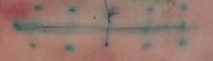
#> input picture src/SA_20220317-113139_incision_crop_0.jpg, 213 x 61 px
$ python -i detector.py   (imports and definitions only)
#> lines starting #> are read from the running program, lines starting #| are printed output that depends on the picture; after the words box and inside, x2 and y2 are one past the last pixel; in counts of white or black regions, pixels touching at a corner belong together
import numpy as np
import cv2 as cv
from skimage.transform import probabilistic_hough_line

def horizontal_line_detection(PATH_TO_FILE):
    img = cv.imread(PATH_TO_FILE)
    gray = cv.cvtColor(img, cv.COLOR_BGR2GRAY)
    h, w = gray.shape
    w = int(w * 2)
    h = int(h * 2)
    gray = cv.resize(gray, (w, h), interpolation=cv.INTER_CUBIC)
    th = cv.adaptiveThreshold(gray, 255, cv.ADAPTIVE_THRESH_GAUSSIAN_C, cv.THRESH_BINARY_INV, 17, 2)
    lines = cv.HoughLinesP(th, 1, np.pi / 180, 150, w * 0.75, w*0.1)
    lines_list = []
    if lines is not None:
        for line in lines:
            lines_list.append(line)

    else:
        print('No incision to detect in image ' + str(PATH_TO_FILE))

    if img.shape == gray.shape:
        return lines_list
    else:
        ratio = int(gray.shape[0] / img.shape[0])  # ratio between two images
        for i in range(0, len(lines_list)):
            lines_list[i][0] = (lines_list[i][0] / ratio).astype(np.int32)
        return lines_list


def vertical_line_detection(PATH_TO_FILE):
#> called with PATH_TO_FILE = 'SA_20220317-113139_incision_crop_0.jpg'
    img = cv.imread(PATH_TO_FILE)
#> img is the input picture: shape (61, 213, 3); mean B, G, R 111, 120.9, 151
    gray = cv.cvtColor(img, cv.COLOR_BGR2GRAY)
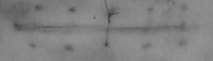
#> gray: shape (61, 213); min 57, max 148, mean 128.7
    gray = cv.GaussianBlur(gray, (17, 17), 0)

    h, w = gray.shape
#> h = 61; w = 213
    w = int(w * 2)
#> w = 426
    h = int(h * 2)
#> h = 122
    gray = cv.resize(gray, (w, h), interpolation=cv.INTER_CUBIC)
#> gray: shape (122, 426)

    thresh = cv.adaptiveThreshold(gray, 255, cv.ADAPTIVE_THRESH_GAUSSIAN_C, cv.THRESH_BINARY_INV, 17, 2)
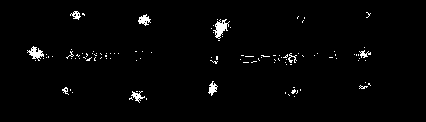
#> thresh: shape (122, 426); 1.8% white; 108 white regions (99 under 20 px), largest, box (x1, y1, x2, y2) and area: (213, 19, 230, 39) 157, (27, 46, 44, 61) 118, (138, 14, 151, 26) 85

    kernel_vertical = cv.getStructuringElement(cv.MORPH_RECT, (1,8))
    eroded = cv.erode(thresh, kernel_vertical, iterations=1)
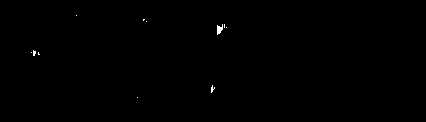
#> eroded: shape (122, 426); 0.17% white; 11 white regions (10 under 20 px), largest, box (x1, y1, x2, y2) and area: (217, 24, 223, 35) 42
    thinner_line = cv.dilate(eroded, kernel_vertical, iterations=1)
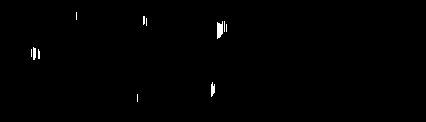
#> thinner_line: shape (122, 426); 0.48% white; 11 white regions (8 under 20 px), largest, box (x1, y1, x2, y2) and area: (217, 21, 223, 39) 84, (211, 82, 215, 97) 44, (33, 47, 36, 60) 35
    kernel_vertical = cv.getStructuringElement(cv.MORPH_RECT, (1, 9))
    thinner_line = cv.dilate(thinner_line, kernel_vertical, iterations=3)
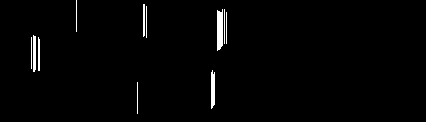
#> thinner_line: shape (122, 426); 1.5% white; 11 white regions, largest, box (x1, y1, x2, y2) and area: (217, 9, 223, 51) 228, (211, 70, 215, 109) 140, (33, 35, 36, 72) 107
    kernel_vertical = cv.getStructuringElement(cv.MORPH_RECT, (3, 1))
    thinner_line = cv.erode(thinner_line, kernel_vertical, iterations=4)
#> thinner_line: shape (122, 426); every value is 0

    h, w = thinner_line.shape

    angles = np.linspace(-np.pi / 12, np.pi / 12, 100, endpoint=False)
    lines = probabilistic_hough_line(thinner_line, threshold=5, line_length=int(h*0.3), line_gap=int(h*0.1), theta=angles)
#> lines = []
    stitches = []
    if lines is not None:
        for line in lines:
            start, end = line
            angle = np.arctan2(end[1] - start[1], end[0] - start[0]) * 180 / np.pi
            if np.abs(angle) > 50:
                stitches.append(line)
#> this loop made 0 passes
#> after the loop, stitches = []
    else:
        print('No stitches to detect in image ', str(PATH_TO_FILE))

    stitches = np.array([[x1, y1, x2, y2] for (x1, y1), (x2, y2) in stitches])
#> stitches = empty array

    if img.shape == thresh.shape:
        return stitches
    else:
        ratio = int(thresh.shape[0] / img.shape[0])  # ratio between two images
#> ratio = 2
        stitches = np.array(stitches) / ratio
        stitches = np.array(stitches, dtype=np.int32)
        return stitches

>>> result = vertical_line_detection('SA_20220317-113139_incision_crop_0.jpg')
#> result = empty array
